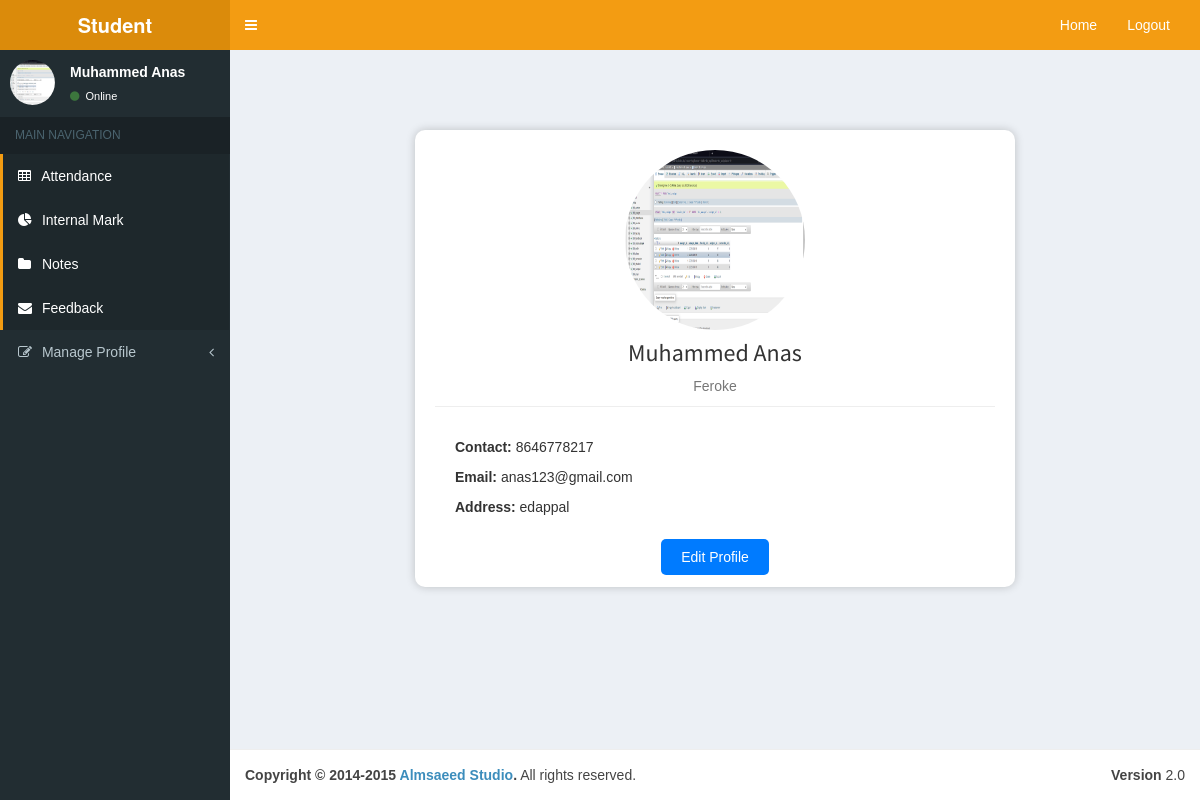
The app's page /Project/Student/Myprofile.php (signed in) with its own data.
### tables this page shows
CREATE TABLE `tbl_student` (
  `student_id` int(11) NOT NULL,
  `student_name` varchar(50) NOT NULL,
  `student_contact` varchar(10) NOT NULL,
  `student_address` varchar(500) NOT NULL,
  `student_photo` varchar(300) NOT NULL,
  `student_email` varchar(50) NOT NULL,
  `student_password` varchar(10) NOT NULL,
  `course_id` int(10) NOT NULL,
  `place_id` int(10) NOT NULL,
  `student_admno` int(11) NOT NULL,
  `student_proof` varchar(300) NOT NULL,
  `student_year` varchar(10) NOT NULL,
  `semester_id` int(10) NOT NULL,
  `student_vstatus` int(11) NOT NULL DEFAULT 0
);

CREATE TABLE `tbl_place` (
  `place_id` int(11) NOT NULL,
  `place_name` varchar(50) NOT NULL,
  `district_id` int(11) NOT NULL
);

### Project/Student/Myprofile.php (the view, shortened to what this page needs)
<?php
include('Head.php');
?>
<!DOCTYPE html>
<html xmlns="http://www.w3.org/1999/xhtml">
<head>
</head>
<body>
<?php
include("../Assets/Connection/Connection.php");
$selQry = "select * from tbl_student s inner join tbl_place p on p.place_id=s.place_id where student_id = " . $_SESSION['sid'];
$result = $con->query($selQry);
$row = $result->fetch_assoc();
?>
<br><br><br><br>
<div class="profile-container">
  <img src="../Assets/Files/Student_file/Photo/<?php echo $row['student_photo']; ?>" alt="Profile Picture" class="profile-image">
  <h2 class="profile-name"><?php echo $row['student_name']; ?></h2>
  <p class="profile-location"><?php echo $row['place_name']; ?></p>
  <div class="profile-info">
    <p><strong>Contact:</strong> <?php echo $row['student_contact']; ?></p>
    <p><strong>Email:</strong> <?php echo $row['student_email']; ?></p>
    <p><strong>Address:</strong> <?php echo $row['student_address']; ?></p>
  </div>
  <div class="edit-profile-button">
    <a href="Editprofile.php">Edit Profile</a>
  </div>
</div>
</body>
</html>
<?php
include('Foot.php');
?>

### Project/Student/Head.php (shortened to what this page needs)
<!DOCTYPE html>
<html>
  <head>
    <?php
    include("../Assets/Connection/Connection.php");
    ?>
    <link href="../Assets/Template/Admin/bootstrap/css/bootstrap.min.css" rel="stylesheet" type="text/css" />
    <link href="https://maxcdn.bootstrapcdn.com/font-awesome/4.3.0/css/font-awesome.min.css" rel="stylesheet" type="text/css" />
    <link href="http://code.ionicframework.com/ionicons/2.0.0/css/ionicons.min.css" rel="stylesheet" type="text/css" />
    <link href="../Assets/Template/Admin/dist/css/AdminLTE.min.css" rel="stylesheet" type="text/css" />
    <link href="../Assets/Template/form.css" rel="stylesheet" type="text/css" />
    <link href="../Assets/Template/Admin/dist/css/skins/_all-skins.min.css" rel="stylesheet" type="text/css" />
    <link href="../Assets/Template/Admin/plugins/iCheck/flat/blue.css" rel="stylesheet" type="text/css" />
    <link href="../Assets/Template/Admin/plugins/morris/morris.css" rel="stylesheet" type="text/css" />
    <link href="../Assets/Template/Admin/plugins/jvectormap/jquery-jvectormap-1.2.2.css" rel="stylesheet" type="text/css" />
    <link href="../Assets/Template/Admin/plugins/datepicker/datepicker3.css" rel="stylesheet" type="text/css" />
    <link href="../Assets/Template/Admin/plugins/daterangepicker/daterangepicker-bs3.css" rel="stylesheet" type="text/css" />
    <link href="../Assets/Template/Admin/plugins/bootstrap-wysihtml5/bootstrap3-wysihtml5.min.css" rel="stylesheet" type="text/css" />
  </head>
  <body class="skin-yellow">
    <div class="wrapper">
      <header class="main-header">
        <a href="HomePage.php" class="logo"><b>Student</b></a>
        <nav class="navbar navbar-static-top" role="navigation">
          <a href="#" class="sidebar-toggle" data-toggle="offcanvas" role="button">
          </a>
          <div class="navbar-custom-menu">
            <ul class="nav navbar-nav">
              <li><a href="HomePage.php">Home</a></li>
              <li><a href="../logout.php">Logout</a></li>
                </ul>
          </div>
        </nav>
      </header>
      <?php
      $selQry="select * from tbl_student where student_id=".$_SESSION['sid'];
      $res=$con->query($selQry);
      $data=$res->fetch_assoc()
      ?>
      <aside class="main-sidebar">
        <section class="sidebar">
          <div class="user-panel">
          <div class="pull-left image">
          <img src="../Assets/Files/Student_file/Photo/<?php echo $data['student_photo']?>" class="img-circle" alt="User Image" />
            </div>
            <div class="pull-left info">
              <p><?php echo $_SESSION['sname']; ?></p>
              <a href="#"><i class="fa fa-circle text-success"></i> Online</a>
            </div>
          </div>
          <ul class="sidebar-menu">
            <li class="header">MAIN NAVIGATION</li>
            <li class="active treeview">
              <a href="ViewAttandance.php">
                <i class="fa fa-table"></i> <span>Attendance</span>
              </a>
            </li>
            <li class="active treeview">
              <a href="ViewInternalMark.php">
                <i class="fa fa-pie-chart"></i> <span>Internal Mark</span>
              </a>
            </li>
            <li class="active treeview">
              <a href="Snotes.php">
                <i class="fa fa-folder"></i> <span>Notes</span>
              </a>
            </li>
            <li class="active treeview">
              <a href="PostFeedback.php">
                <i class="fa fa-envelope"></i> <span>Feedback</span>
              </a>
            </li>
            <li>
              <a href="#">
                <i class="fa fa-edit"></i> <span>Manage Profile</span>
                <i class="fa fa-angle-left pull-right"></i>
              </a>
            </li>
        </section>
      </aside>
      <div class="content-wrapper" >

### Project/Student/Myprofile.php (style rules this page uses)
body { font-family: Arial, sans-serif; background-color: #f0f0f0; }
.profile-container { max-width: 600px; margin: 0 auto; padding: 20px; background-color: #fff; border-radius: 10px; box-shadow: 0 0 10px rgba(0, 0, 0, 0.2); }
.profile-image { width: 180px; height: 180px; border-radius: 50%; margin: 0 auto; display: block; }
.profile-name { text-align: center; margin: 10px 0; font-size: 24px; }
.profile-location { text-align: center; color: #777; }
.profile-info { padding: 20px; border-top: 1px solid #eee; }
.profile-info p { margin: 10px 0; }
.edit-profile-button { text-align: center; }
.edit-profile-button a { text-decoration: none; background-color: #007bff; color: #fff; padding: 10px 20px; border-radius: 5px; transition: background-color 0.3s; }

### records on screen
tbl_student: student_photo (picture), student_name "Muhammed Anas", place.place_name "Feroke", student_contact "8646778217", student_email "anas123@gmail.com", student_address "edappal"

### other values on screen
$_SESSION['sname'] "Muhammed Anas"
